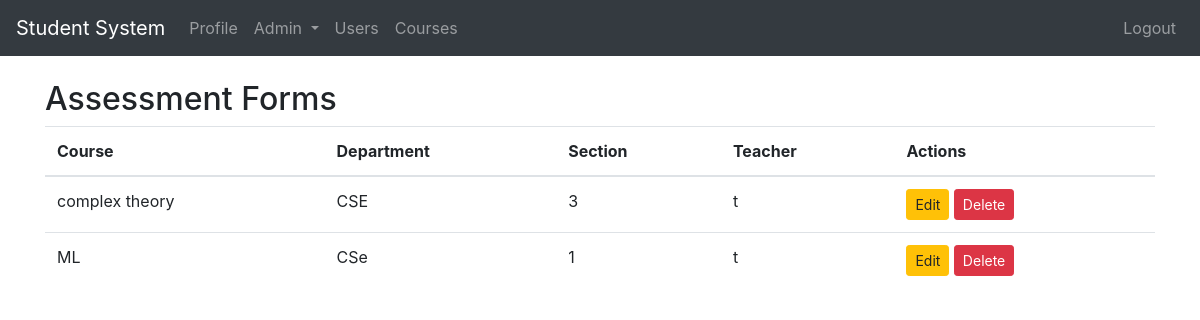
/admin/assessment-forms (signed in), run on an earlier commit of the app's database.
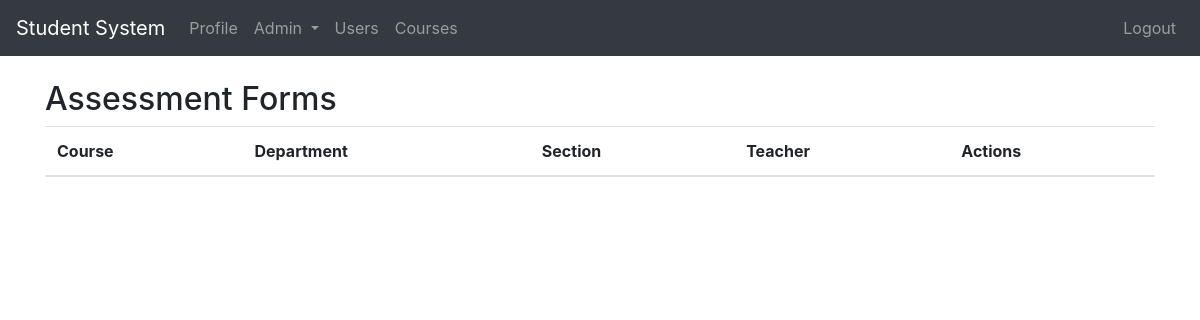
And on a later commit of the database.
### app.py (models this page shows)
class AssessmentForm(db.Model):
    __tablename__ = 'assessment_forms'
    id             = db.Column(db.Integer, primary_key=True)
    teacher_id     = db.Column(db.Integer, db.ForeignKey('users.id'), nullable=False)
    course         = db.Column(db.String(100), nullable=False)
    department     = db.Column(db.String(100), nullable=False)
    section        = db.Column(db.String(50), nullable=False)
    quiz_weight    = db.Column(db.Float, nullable=False)
    test1_weight   = db.Column(db.Float, nullable=False)
    test2_weight   = db.Column(db.Float, nullable=False)
    mid_weight     = db.Column(db.Float, nullable=False)
    project_weight = db.Column(db.Float, nullable=False)
    assign_weight  = db.Column(db.Float, nullable=False)
    final_weight   = db.Column(db.Float, nullable=False)
    timestamp      = db.Column(db.DateTime, default=datetime.utcnow)
    teacher        = db.relationship('User', backref='assessment_forms')

class User(db.Model):
    __tablename__ = 'users'
    id            = db.Column(db.Integer,    primary_key=True)
    username      = db.Column(db.String(80), unique=True, nullable=False)
    email         = db.Column(db.String(120),unique=True, nullable=False)
    password_hash = db.Column(db.String(128),nullable=False)
    role          = db.Column(db.String(20), nullable=False)
    is_active     = db.Column(db.Boolean,    default=False)
    department    = db.Column(db.String(100), nullable=True)
    section       = db.Column(db.String(50),  nullable=True)

### app.py (the view)
@app.route('/admin/assessment-forms')
@roles_required('admin')
def admin_assessment_forms():
    forms = AssessmentForm.query.all()
    return render_template('admin_assessment_forms.html', forms=forms)

### app.py (called while the page is built)
def roles_required(*required_roles):
    def decorator(f):
        @wraps(f)
        def wrapped(*args, **kwargs):
            if session.get('role') not in required_roles:
                flash('Access denied. Insufficient privileges', 'danger')
                return redirect(url_for('login'))
            return f(*args, **kwargs)
        return wrapped
    return decorator

### templates/admin_assessment_forms.html
{% extends "base.html" %}
{% block content %}
<h2>Assessment Forms</h2>
<table class="table">
    <thead>
        <tr>
            <th>Course</th>
            <th>Department</th>
            <th>Section</th>
            <th>Teacher</th>
            <th>Actions</th>
        </tr>
    </thead>
    <tbody>
        {% for form in forms %}
        <tr>
            <td>{{ form.course }}</td>
            <td>{{ form.department }}</td>
            <td>{{ form.section }}</td>
            <td>{{ form.teacher.username }}</td>
            <td>
                <a href="{{ url_for('edit_assessment_form', form_id=form.id) }}" class="btn btn-sm btn-warning">Edit</a>
                <form method="POST" action="{{ url_for('delete_assessment_form', form_id=form.id) }}" style="display:inline;">
                    <button type="submit" class="btn btn-sm btn-danger" onclick="return confirm('Delete this form?')">Delete</button>
                </form>
            </td>
        </tr>
        {% endfor %}
    </tbody>
</table>
{% endblock %}

What changed in the data, as far as the page shows it:
removed AssessmentForm: course "complex theory", department "CSE", section "3", teacher.username "t"
removed AssessmentForm: course "ML", department "CSe", section "1", teacher.username "t"
